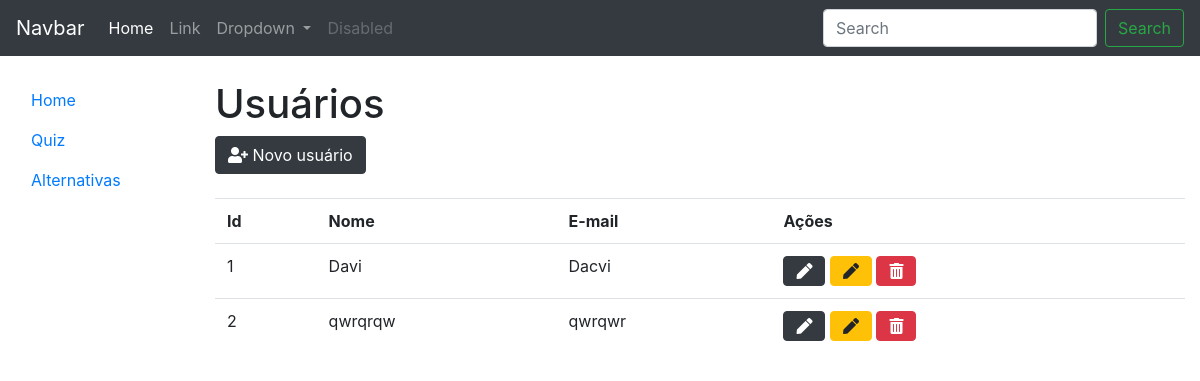
Before: /usuarios.php with the older database file.
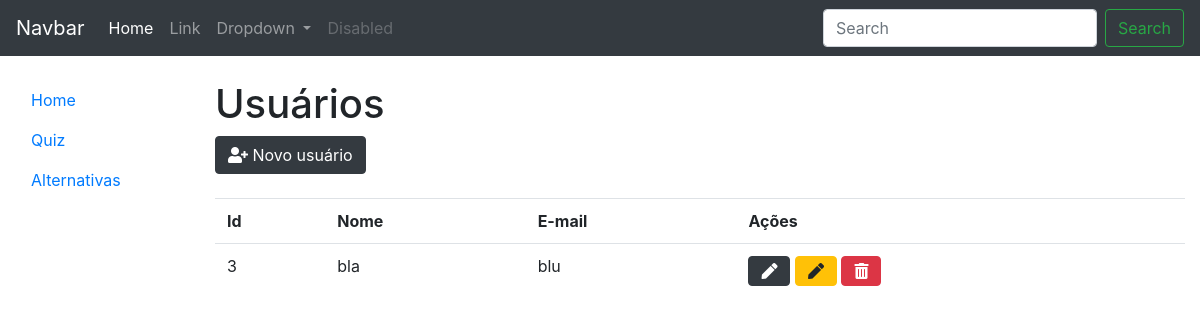
After: the same page with the newer database file.
### tables this page shows
CREATE TABLE `users` (
  `UserID` int(11) NOT NULL,
  `Nome` varchar(200) NOT NULL,
  `Email` varchar(200) NOT NULL,
  `Senha` varchar(200) NOT NULL
);

### UsuarioDAO.php (called while the page is built, shortened)
<?php
class UsuarioDAO{
    private $con;
    function __construct(){
        $this->con = mysqli_connect("localhost","root","etecia", "projetopw");
    }
    public function buscar(){
        $sql = "SELECT * FROM users";
        $rs = $this->con->query($sql);
        while ($linha = $rs->fetch_object()){
            $listaDeUsuarios[] = $linha;
        }
        return $listaDeUsuarios;
    }
}
?>

### usuarios.php (the view, shortened to what this page needs)
<?php
include "UsuarioDAO.php";
$usuarioDAO = new UsuarioDAO();
$lista = ($usuarioDAO->buscar());
include "cabecalho.php";
include "menuLateral.php";
?>
<!DOCTYPE html>
<html lang="pt-br">
    <head>
        <link rel="stylesheet" href="https://stackpath.bootstrapcdn.com/bootstrap/4.3.1/css/bootstrap.min.css" />
        <link rel="stylesheet" type="text/css" href="css/all.min.css">
    </head>
    <body>
        <div class="col-10">
            <h1>Usuários</h1>
            <button class="btn btn-dark" data-toggle="modal" data-target="#newmodal">
                <i class="fas fa-user-plus">
                </i> Novo usuário</button>
                        <br>
                        <br>
                    <table class="table">
                        <tr>
                            <th>Id</th>
                            <th>Nome</th>
                            <th>E-mail</th>
                            <th>Ações</th>
                        </tr>
                        <?php foreach($lista as $users): ?>
                        <tr>
                            <td><?= $users->UserID?></td>
                            <td><?= $users->Nome?></td>
                            <td><?= $users->Email?></td>
                            <td>
                                <button class="btn btn-dark"><i class="fas fa-pen"></i></button>
                                <button class="btn btn-warning alterar-senha" data-id="<?= $users->UserID?>"><i class="fas fa-pen" data-toggle="modal" data-target="#modalsenha"></i></button>
                                <a class="btn btn-danger" href="usercontrol.php?acao=apagar&id=<?= $users->UserID?>"><i class="fas fa-trash-alt"></i></a>
                            </td>
                        </tr>
                        <?php endforeach ?>
                    </table>
    </body>
</html>

### cabecalho.php (shortened to what this page needs)
<nav class="navbar navbar-expand-lg navbar-dark bg-dark">
    <a class="navbar-brand" href="#">Navbar</a>
    <div class="collapse navbar-collapse" id="navbarSupportedContent">
        <ul class="navbar-nav mr-auto">
            <li class="nav-item active">
                <a class="nav-link" href="#">Home <span class="sr-only">(current)</span></a>
            </li>
            <li class="nav-item">
                <a class="nav-link" href="#">Link</a>
            </li>
            <li class="nav-item dropdown">
                <a class="nav-link dropdown-toggle" href="#" id="navbarDropdown" role="button" data-toggle="dropdown" aria-haspopup="true" aria-expanded="false">
                    Dropdown
                </a>
            </li>
            <li class="nav-item">
                <a class="nav-link disabled" href="#" tabindex="-1" aria-disabled="true">Disabled</a>
            </li>
        </ul>
        <form class="form-inline my-2 my-lg-0" action="usercontrol.php" >
            <input class="form-control mr-sm-2" type="search" placeholder="Search" aria-label="Search">
            <button class="btn btn-outline-success my-2 my-sm-0" type="submit">Search</button>
        </form>
    </div>
</nav>

### menuLateral.php
<?php $recurso = $_SERVER["PATH_INFO"] ?>
<div class="container-fluid">
        <div class="row">
            <div class="col-2">
                <ul class="nav flex-column  nav-pills vertical">
                    <li class="nav-item">
                        <a class="nav-link <?= ($recurso == '/usuarios')?'active':''?>" href="/usuarios">Home</a>
                    </li>
                    <li class="nav-item">
                        <a class="nav-link <?= ($recurso == '/questoes')?'active':'' ?>" href="/questoes">Quiz</a>
                    </li>
                    <li class="nav-item">
                        <a class="nav-link <?= ($recurso == '/alternativas')?'active':'' ?>" href="/alternativas">Alternativas</a>
                    </li>
                </ul>
            </div>

Changed rows visible on the page:
removed users: UserID "1", Nome "Davi", Email "Dacvi"
removed users: UserID "2", Nome "qwrqrqw", Email "qwrqwr"
added users: UserID "3", Nome "bla", Email "blu"
